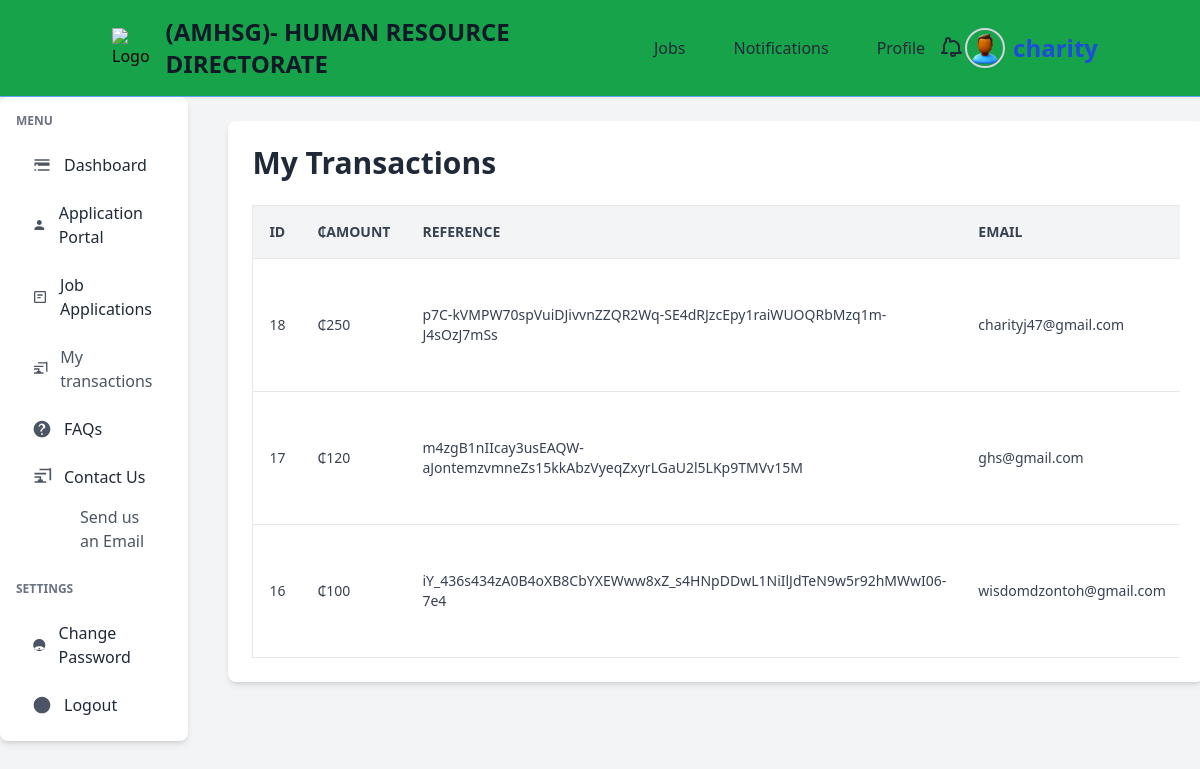
The app's page /application_portal/payment/my-transactions (signed in), older data.
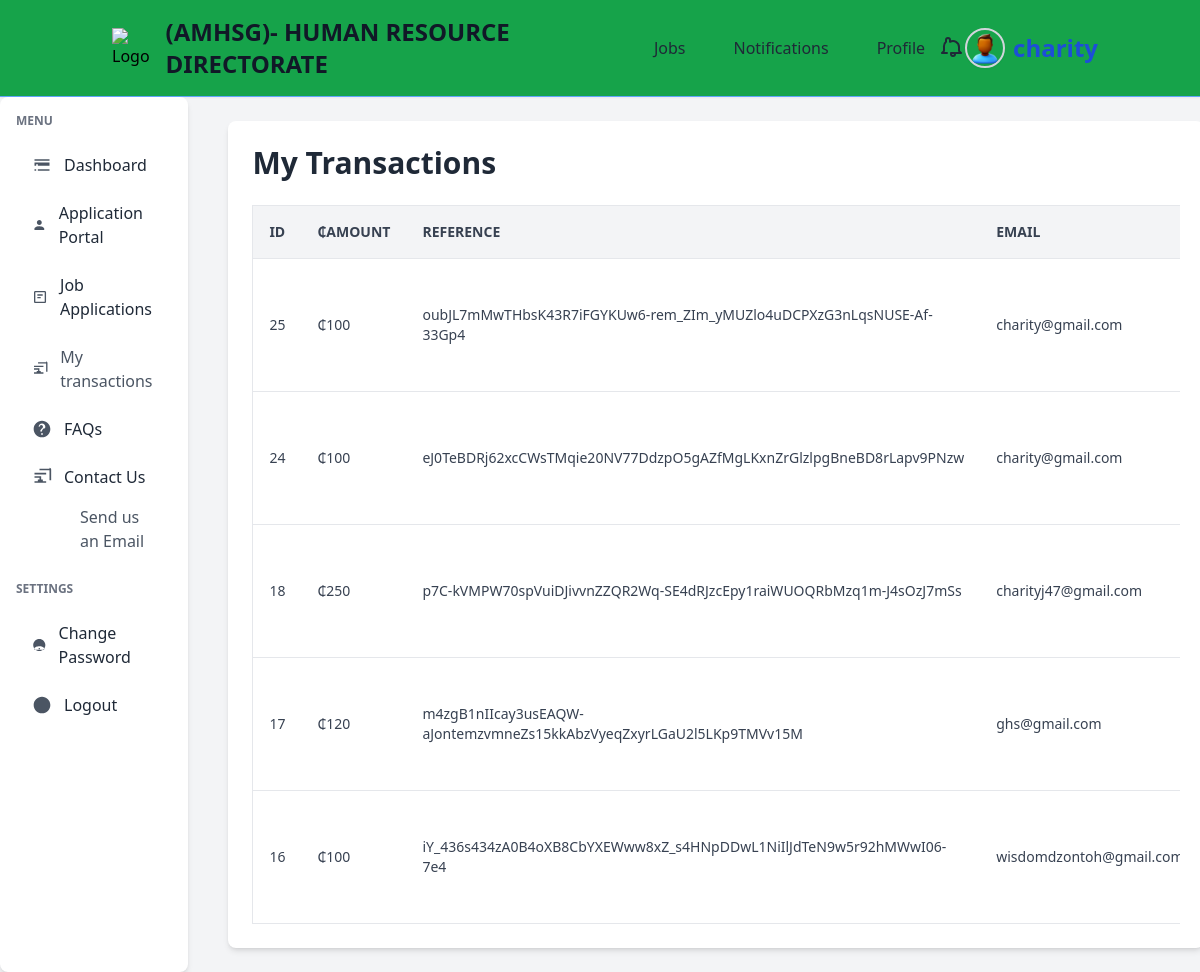
The same page, newer data.
### payment/models.py (models this page shows, shortened)
class Payment(models.Model):
    amount = models.PositiveIntegerField()
    user = models.ForeignKey(User, on_delete=models.CASCADE, null=True, blank=True)  # Allow null values
    job = models.ForeignKey(Job, on_delete=models.CASCADE, default=1)  # Foreign key to Job
    email = models.EmailField(default="ghs@gmail.com")
    ref = models.CharField(max_length=200, unique=True)
    verified = models.BooleanField(default=False)
    payment_date = models.DateTimeField(auto_now_add=True)
    class Meta:
        ordering = ('-payment_date',)

### payment/views.py (the view)
# urls.py: path('application_portal/payment/my-transactions', views.user_transactions, name="my-transactions"),
@login_required(login_url="authentication:my-login")
def user_transactions(request):
    payments = Payment.objects.filter(user=request.user)
    return render(request, 'payment/user_transactions.html', {'payments': payments})

### jobs/models.py (called while the page is built)
    def __str__(self):
        return f"{self.title} at {self.company}"

### templates/payment/user_transactions.html (shortened to what this page needs)
{% extends 'authentication/dash-base.html' %}{% load static %}{% block content%}
<div class="container mx-auto p-6 bg-white shadow-md rounded-lg">
  <h1 class="text-3xl font-bold text-gray-800 mb-6">My Transactions</h1>
  <div class="overflow-x-auto">
    <table class="min-w-full bg-white border border-gray-200 rounded-lg">
      <thead>
        <tr class="bg-gray-100 border-b border-gray-200">
          <th class="p-4 text-left text-sm font-bold text-gray-700 uppercase">ID</th>
          <th class="p-4 text-left text-sm font-bold text-gray-700 uppercase">₵Amount</th>
          <th class="p-4 text-left text-sm font-bold text-gray-700 uppercase">Reference</th>
          <th class="p-4 text-left text-sm font-bold text-gray-700 uppercase">Email</th>
        </tr>
      </thead>
      <tbody>
        {% for payment in payments %}
        <tr class="border-b border-gray-200 hover:bg-gray-50">
          <td class="p-4 text-sm text-gray-700">{{ payment.id }}</td>
          <td class="p-4 text-sm text-gray-700">₵{{ payment.amount }}</td>
          <td class="p-4 text-sm text-gray-700 whitespace-normal break-words">{{ payment.ref }}</td>
          <td class="p-4 text-sm text-gray-700">{{ payment.email }}</td>
        </tr>
        {% empty %}
        <tr>
          <td colspan="7" class="p-6 text-center text-gray-500 text-lg">
            No transactions found.
          </td>
        </tr>
        {% endfor %}
      </tbody>
    </table>
  </div>
</div>
{% endblock %}

Row changes from the older to the newer data that the page shows:
added Payment: id "25", amount "100", ref "oubJL7mMwTHbsK43R7iFGYKUw6-rem_ZIm_yMUZlo4uDCPXzG3nLqsNUSE-Af-33Gp4", email "charity@gmail.com"
added Payment: id "24", amount "100", ref "eJ0TeBDRj62xcCWsTMqie20NV77DdzpO5gAZfMgLKxnZrGlzlpgBneBD8rLapv9PNzw", email "charity@gmail.com"
